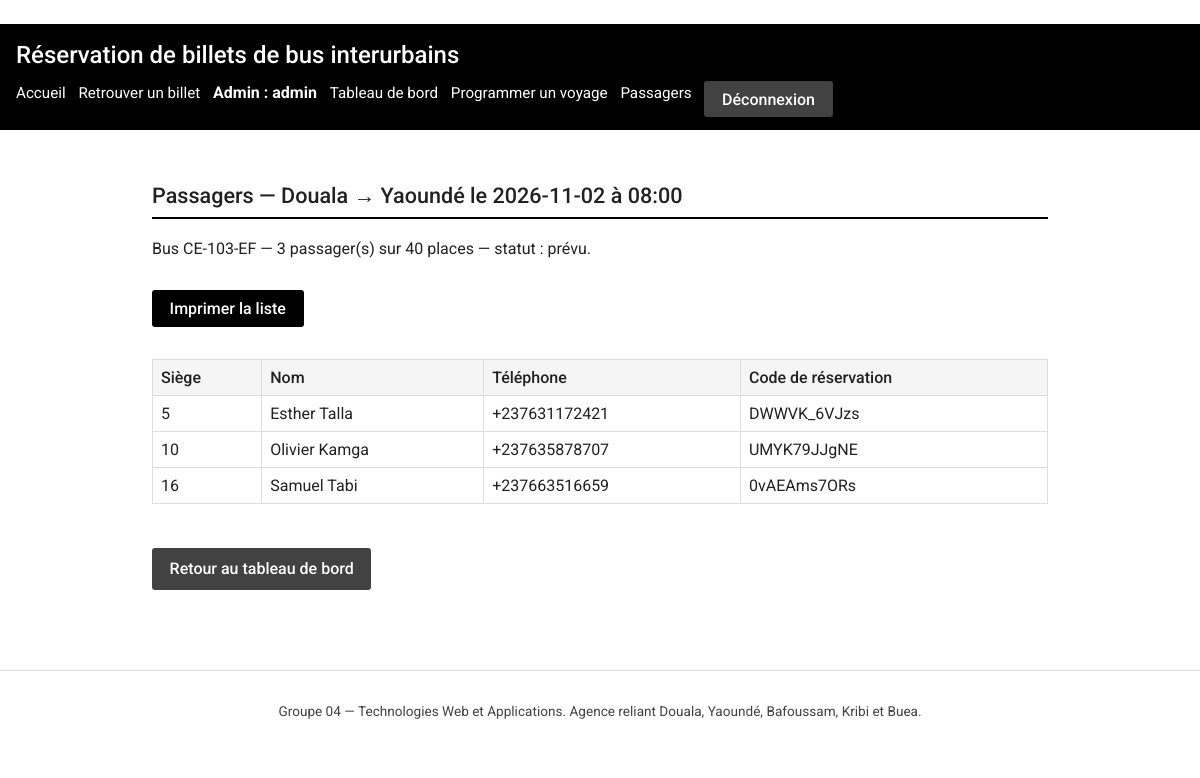
/admin/voyages/57/passagers (signed in), run on the app's committed database.
### tables this page shows
CREATE TABLE trajets (
    id              INTEGER PRIMARY KEY AUTOINCREMENT,
    ville_depart    TEXT NOT NULL
                    CHECK (ville_depart IN ('Douala','Yaoundé','Bafoussam','Kribi','Buea')),
    ville_arrivee   TEXT NOT NULL
                    CHECK (ville_arrivee IN ('Douala','Yaoundé','Bafoussam','Kribi','Buea')),
    duree_minutes   INTEGER NOT NULL CHECK (duree_minutes > 0),
    prix_classique  REAL NOT NULL CHECK (prix_classique > 0),
    prix_vip        REAL NOT NULL CHECK (prix_vip > 0),
    CHECK (ville_depart <> ville_arrivee)
);

CREATE TABLE voyages (
    id        INTEGER PRIMARY KEY AUTOINCREMENT,
    trajet_id INTEGER NOT NULL REFERENCES trajets(id),
    bus_id    INTEGER NOT NULL REFERENCES bus(id),
    date      TEXT NOT NULL,            -- format ISO AAAA-MM-JJ
    heure     TEXT NOT NULL,            -- format HH:MM
    statut    TEXT NOT NULL DEFAULT 'prévu'
              CHECK (statut IN ('prévu','parti','annulé'))
);

CREATE TABLE bus (
    id              INTEGER PRIMARY KEY AUTOINCREMENT,
    immatriculation TEXT NOT NULL UNIQUE,
    nombre_places   INTEGER NOT NULL CHECK (nombre_places BETWEEN 1 AND 100),
    type            TEXT NOT NULL CHECK (type IN ('classique','vip'))
);

CREATE TABLE billets (
    id               INTEGER PRIMARY KEY AUTOINCREMENT,
    voyage_id        INTEGER NOT NULL REFERENCES voyages(id),
    numero_siege     INTEGER NOT NULL CHECK (numero_siege >= 1),
    nom              TEXT NOT NULL,
    telephone        TEXT NOT NULL,
    piece_identite   TEXT NOT NULL,
    code_reservation TEXT NOT NULL UNIQUE,
    date_achat       TEXT NOT NULL,     -- format ISO AAAA-MM-JJ
    -- Anti double-vente : un siège jamais deux fois pour le même voyage
    UNIQUE (voyage_id, numero_siege)
);

### app.py (the view)
@app.route("/admin/voyages/<int:voyage_id>/passagers")
@administrateur_requis
def admin_passagers(voyage_id):
    bdd = get_db()
    voyage = bdd.execute(
        """SELECT v.id, v.date, v.heure, v.statut,
                  t.ville_depart, t.ville_arrivee,
                  b.immatriculation, b.nombre_places
           FROM voyages v
           JOIN trajets t ON t.id = v.trajet_id
           JOIN bus b ON b.id = v.bus_id
           WHERE v.id = ?""",
        (voyage_id,),
    ).fetchone()
    if voyage is None:
        flash("Voyage introuvable.", "erreur")
        return redirect(url_for("admin_tableau"))
    passagers = bdd.execute(
        """SELECT nom, telephone, numero_siege, code_reservation
           FROM billets WHERE voyage_id = ?
           ORDER BY numero_siege""",
        (voyage_id,),
    ).fetchall()
    return render_template(
        "admin/passagers.html", voyage=voyage, passagers=passagers
    )

### app.py (called while the page is built)
def get_db():
    if "bdd" not in g:
        g.bdd = sqlite3.connect(CHEMIN_BDD)
        g.bdd.row_factory = sqlite3.Row
        g.bdd.execute("PRAGMA foreign_keys = ON")
    return g.bdd

@app.teardown_appcontext
def fermer_bdd(exception):
    bdd = g.pop("bdd", None)
    if bdd is not None:
        bdd.close()

def administrateur_requis(vue):
    @wraps(vue)
    def enveloppe(*args, **kwargs):
        if session.get("admin_id") is None:
            flash("Accès refusé : connectez-vous à l'administration.", "erreur")
            return redirect(url_for("admin_connexion"))
        return vue(*args, **kwargs)
    return enveloppe

### templates/admin/passagers.html (shortened to what this page needs)
﻿{% extends "admin/base_admin.html" %}
{% block liens_admin %}
  <li><a href="{{ url_for('admin_passagers', voyage_id=voyage.id) }}">Passagers</a></li>
{% endblock %}
{% block contenu_admin %}
<section>
  <h2>Passagers — {{ voyage.ville_depart }} → {{ voyage.ville_arrivee }}
      le {{ voyage.date }} à {{ voyage.heure }}</h2>
  <p class="pas-a-imprimer">
    Bus {{ voyage.immatriculation }} — {{ passagers|length }} passager(s)
    sur {{ voyage.nombre_places }} places — statut : {{ voyage.statut }}.
  </p>
  <p class="pas-a-imprimer">
    <button type="button" onclick="window.print()">Imprimer la liste</button>
  </p>
  {% if passagers %}
    <div class="defilement">
    <table>
      <thead>
        <tr>
          <th scope="col">Siège</th>
          <th scope="col">Nom</th>
          <th scope="col">Téléphone</th>
          <th scope="col">Code de réservation</th>
        </tr>
      </thead>
      <tbody>
        {% for passager in passagers %}
          <tr>
            <td>{{ passager.numero_siege }}</td>
            <td>{{ passager.nom }}</td>
            <td>{{ passager.telephone }}</td>
            <td>{{ passager.code_reservation }}</td>
          </tr>
        {% endfor %}
      </tbody>
    </table>
  </div>
  {% else %}
    <p>Aucun passager pour ce voyage.</p>
  {% endif %}
  <p class="pas-a-imprimer">
    <a class="btn secondary" href="{{ url_for('admin_tableau') }}">Retour au tableau de bord</a>
  </p>
</section>
{% endblock %}

### static/css/style.css (style rules this page uses)
:root { --fond: #ffffff; --gris-clair: #f5f5f5; --gris: #9e9e9e; --gris-fonce: #424242; --texte: #212121; --accent: #000000; --bordure: #dddddd; --rouge-erreur: #b71c1c; --vert-succes: #1b5e20; }
* { box-sizing: border-box; }
body { margin: 0; font-family: 'Roboto', 'Segoe UI', Arial, sans-serif; font-size: 16px; line-height: 1.5; color: var(--texte); background: var(--fond); }
nav a { color: var(--fond); text-decoration: none; font-size: 0.95rem; }
h2 { font-size: 1.15rem; font-weight: 500; border-bottom: 2px solid var(--accent); padding-bottom: 0.3rem; }
input, select, button { font-family: inherit; font-size: 1rem; }
button, .btn { display: inline-block; margin-top: 0.8rem; padding: 0.55rem 1.1rem; border: none; border-radius: 3px; background: var(--accent); color: var(--fond); text-decoration: none; cursor: pointer; font-weight: 500; }
button.secondary, .btn.secondary { background: var(--gris-fonce); }
table { width: 100%; border-collapse: collapse; margin: 1rem 0; }
.defilement { overflow-x: auto; }
th, td { border: 1px solid var(--bordure); padding: 0.5rem; text-align: left; }
th { background: var(--gris-clair); font-weight: 500; }
@media (min-width: 900px) { h2 { font-size: 1.35rem; } }

### data on the page
trajets: ville_depart "Douala", ville_arrivee "Yaoundé"
voyages: date "2026-11-02", heure "08:00", statut "prévu"
bus: immatriculation "CE-103-EF", nombre_places "40"
billets: numero_siege "5", nom "Esther Talla", telephone "+237631172421", code_reservation "DWWVK_6VJzs"
billets: numero_siege "10", nom "Olivier Kamga", telephone "+237635878707", code_reservation "UMYK79JJgNE"
billets: numero_siege "16", nom "Samuel Tabi", telephone "+237663516659", code_reservation "0vAEAms7ORs"

### other printed values
{{ session.admin_nom }} "admin"
{{ passagers|length }} "3"
